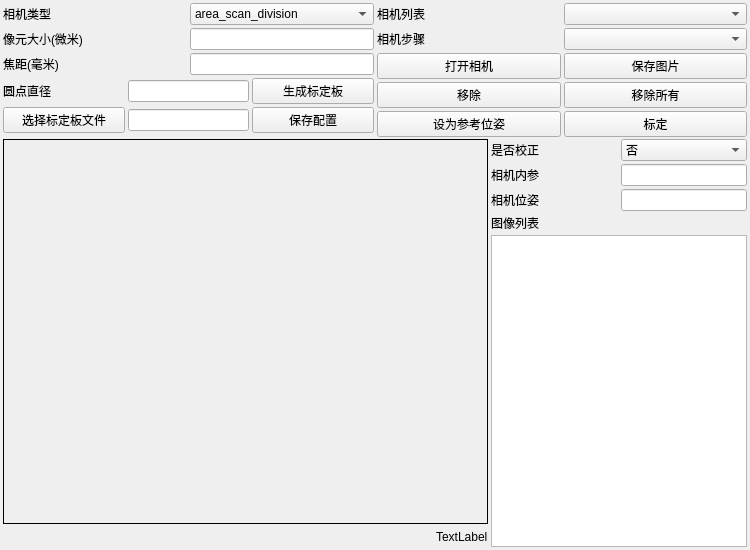
<?xml version="1.0" encoding="UTF-8"?>
<ui version="4.0">
 <class>CameraCalibrate</class>
 <widget class="QWidget" name="CameraCalibrate">
  <property name="geometry">
   <rect>
    <x>0</x>
    <y>0</y>
    <width>750</width>
    <height>550</height>
   </rect>
  </property>
  <property name="mouseTracking">
   <bool>true</bool>
  </property>
  <property name="windowTitle">
   <string>Form</string>
  </property>
  <property name="styleSheet">
   <string notr="true"/>
  </property>
  <layout class="QVBoxLayout" name="verticalLayout_5">
   <property name="spacing">
    <number>2</number>
   </property>
   <property name="leftMargin">
    <number>3</number>
   </property>
   <property name="topMargin">
    <number>3</number>
   </property>
   <property name="rightMargin">
    <number>3</number>
   </property>
   <property name="bottomMargin">
    <number>3</number>
   </property>
   <item>
    <layout class="QHBoxLayout" name="horizontalLayout_10">
     <property name="spacing">
      <number>3</number>
     </property>
     <item>
      <layout class="QVBoxLayout" name="verticalLayout">
       <property name="spacing">
        <number>3</number>
       </property>
       <item>
        <layout class="QHBoxLayout" name="horizontalLayout_3">
         <item>
          <widget class="QLabel" name="label">
           <property name="text">
            <string>相机类型</string>
           </property>
          </widget>
         </item>
         <item>
          <widget class="QComboBox" name="cbbox_CamType">
           <item>
            <property name="text">
             <string>area_scan_division</string>
            </property>
           </item>
           <item>
            <property name="text">
             <string>line_scan</string>
            </property>
           </item>
          </widget>
         </item>
        </layout>
       </item>
       <item>
        <layout class="QHBoxLayout" name="horizontalLayout_4">
         <item>
          <widget class="QLabel" name="label_2">
           <property name="text">
            <string>像元大小(微米)</string>
           </property>
          </widget>
         </item>
         <item>
          <widget class="QLineEdit" name="ledt_CellSize">
           <property name="sizePolicy">
            <sizepolicy hsizetype="Preferred" vsizetype="Fixed">
             <horstretch>0</horstretch>
             <verstretch>0</verstretch>
            </sizepolicy>
           </property>
          </widget>
         </item>
        </layout>
       </item>
       <item>
        <layout class="QHBoxLayout" name="horizontalLayout_2">
         <item>
          <widget class="QLabel" name="label_3">
           <property name="text">
            <string>焦距(毫米)</string>
           </property>
          </widget>
         </item>
         <item>
          <widget class="QLineEdit" name="ledt_FocalLength">
           <property name="sizePolicy">
            <sizepolicy hsizetype="Preferred" vsizetype="Fixed">
             <horstretch>0</horstretch>
             <verstretch>0</verstretch>
            </sizepolicy>
           </property>
          </widget>
         </item>
        </layout>
       </item>
       <item>
        <layout class="QHBoxLayout" name="horizontalLayout_11">
         <item>
          <widget class="QLabel" name="label_6">
           <property name="text">
            <string>圆点直径</string>
           </property>
          </widget>
         </item>
         <item>
          <widget class="QLineEdit" name="ledt_CircleDiameter">
           <property name="sizePolicy">
            <sizepolicy hsizetype="Preferred" vsizetype="Fixed">
             <horstretch>0</horstretch>
             <verstretch>0</verstretch>
            </sizepolicy>
           </property>
           <property name="readOnly">
            <bool>false</bool>
           </property>
          </widget>
         </item>
         <item>
          <widget class="QPushButton" name="pbtn_GenCalTab">
           <property name="text">
            <string>生成标定板</string>
           </property>
          </widget>
         </item>
        </layout>
       </item>
       <item>
        <layout class="QHBoxLayout" name="horizontalLayout">
         <property name="spacing">
          <number>3</number>
         </property>
         <item>
          <widget class="QPushButton" name="pbtn_CalTabSelect">
           <property name="text">
            <string>选择标定板文件</string>
           </property>
          </widget>
         </item>
         <item>
          <widget class="QLineEdit" name="ledt_CalTabPath">
           <property name="sizePolicy">
            <sizepolicy hsizetype="Preferred" vsizetype="Fixed">
             <horstretch>0</horstretch>
             <verstretch>0</verstretch>
            </sizepolicy>
           </property>
           <property name="readOnly">
            <bool>true</bool>
           </property>
          </widget>
         </item>
         <item>
          <widget class="QPushButton" name="pbtn_SaveConfig">
           <property name="text">
            <string>保存配置</string>
           </property>
          </widget>
         </item>
        </layout>
       </item>
      </layout>
     </item>
     <item>
      <layout class="QVBoxLayout" name="verticalLayout_3">
       <property name="spacing">
        <number>3</number>
       </property>
       <item>
        <layout class="QHBoxLayout" name="horizontalLayout_5">
         <item>
          <widget class="QLabel" name="label_16">
           <property name="sizePolicy">
            <sizepolicy hsizetype="Minimum" vsizetype="Fixed">
             <horstretch>0</horstretch>
             <verstretch>0</verstretch>
            </sizepolicy>
           </property>
           <property name="text">
            <string>相机列表</string>
           </property>
          </widget>
         </item>
         <item>
          <widget class="QComboBox" name="cbboxCamList">
           <property name="sizePolicy">
            <sizepolicy hsizetype="Minimum" vsizetype="Fixed">
             <horstretch>0</horstretch>
             <verstretch>0</verstretch>
            </sizepolicy>
           </property>
          </widget>
         </item>
        </layout>
       </item>
       <item>
        <layout class="QHBoxLayout" name="horizontalLayout_17">
         <item>
          <widget class="QLabel" name="label_17">
           <property name="sizePolicy">
            <sizepolicy hsizetype="Minimum" vsizetype="Fixed">
             <horstretch>0</horstretch>
             <verstretch>0</verstretch>
            </sizepolicy>
           </property>
           <property name="text">
            <string>相机步骤</string>
           </property>
          </widget>
         </item>
         <item>
          <widget class="QComboBox" name="cbboxCamStep">
           <property name="sizePolicy">
            <sizepolicy hsizetype="Minimum" vsizetype="Fixed">
             <horstretch>0</horstretch>
             <verstretch>0</verstretch>
            </sizepolicy>
           </property>
          </widget>
         </item>
        </layout>
       </item>
       <item>
        <layout class="QHBoxLayout" name="horizontalLayout_6">
         <item>
          <widget class="QPushButton" name="pbtnCamOpen">
           <property name="maximumSize">
            <size>
             <width>16777215</width>
             <height>16777215</height>
            </size>
           </property>
           <property name="text">
            <string>打开相机</string>
           </property>
          </widget>
         </item>
         <item>
          <widget class="QPushButton" name="pbtn_SavePhoto">
           <property name="maximumSize">
            <size>
             <width>16777215</width>
             <height>16777215</height>
            </size>
           </property>
           <property name="text">
            <string>保存图片</string>
           </property>
          </widget>
         </item>
        </layout>
       </item>
       <item>
        <layout class="QHBoxLayout" name="horizontalLayout_9">
         <item>
          <widget class="QPushButton" name="pbtn_RemoveImageOne">
           <property name="text">
            <string>移除</string>
           </property>
          </widget>
         </item>
         <item>
          <widget class="QPushButton" name="pbtn_RemoveImageAll">
           <property name="text">
            <string>移除所有</string>
           </property>
          </widget>
         </item>
        </layout>
       </item>
       <item>
        <layout class="QHBoxLayout" name="horizontalLayout_8">
         <item>
          <widget class="QPushButton" name="pbtn_SetReferencePose">
           <property name="sizePolicy">
            <sizepolicy hsizetype="Minimum" vsizetype="Fixed">
             <horstretch>0</horstretch>
             <verstretch>0</verstretch>
            </sizepolicy>
           </property>
           <property name="text">
            <string>设为参考位姿</string>
           </property>
          </widget>
         </item>
         <item>
          <widget class="QPushButton" name="pbtn_Cal">
           <property name="sizePolicy">
            <sizepolicy hsizetype="Minimum" vsizetype="Fixed">
             <horstretch>0</horstretch>
             <verstretch>0</verstretch>
            </sizepolicy>
           </property>
           <property name="text">
            <string>标定</string>
           </property>
          </widget>
         </item>
        </layout>
       </item>
      </layout>
     </item>
    </layout>
   </item>
   <item>
    <layout class="QHBoxLayout" name="horizontalLayout_7">
     <property name="spacing">
      <number>3</number>
     </property>
     <item>
      <layout class="QVBoxLayout" name="verticalLayout_6">
       <property name="leftMargin">
        <number>0</number>
       </property>
       <item>
        <widget class="QLabel" name="lbl_Image">
         <property name="sizePolicy">
          <sizepolicy hsizetype="Expanding" vsizetype="Expanding">
           <horstretch>0</horstretch>
           <verstretch>0</verstretch>
          </sizepolicy>
         </property>
         <property name="mouseTracking">
          <bool>true</bool>
         </property>
         <property name="frameShape">
          <enum>QFrame::Box</enum>
         </property>
         <property name="text">
          <string/>
         </property>
        </widget>
       </item>
       <item>
        <layout class="QHBoxLayout" name="horizontalLayout_13">
         <item>
          <spacer name="horizontalSpacer">
           <property name="orientation">
            <enum>Qt::Horizontal</enum>
           </property>
           <property name="sizeHint" stdset="0">
            <size>
             <width>40</width>
             <height>20</height>
            </size>
           </property>
          </spacer>
         </item>
         <item>
          <widget class="QLabel" name="lbl_PosInfo">
           <property name="sizePolicy">
            <sizepolicy hsizetype="Preferred" vsizetype="Fixed">
             <horstretch>0</horstretch>
             <verstretch>0</verstretch>
            </sizepolicy>
           </property>
           <property name="text">
            <string>TextLabel</string>
           </property>
          </widget>
         </item>
        </layout>
       </item>
      </layout>
     </item>
     <item>
      <layout class="QVBoxLayout" name="verticalLayout_4">
       <item>
        <layout class="QVBoxLayout" name="verticalLayout_2">
         <property name="spacing">
          <number>3</number>
         </property>
         <item>
          <layout class="QHBoxLayout" name="horizontalLayout_12">
           <property name="topMargin">
            <number>0</number>
           </property>
           <property name="rightMargin">
            <number>0</number>
           </property>
          </layout>
         </item>
         <item>
          <layout class="QHBoxLayout" name="horizontalLayout_14">
           <item>
            <widget class="QLabel" name="label_5">
             <property name="text">
              <string>是否校正</string>
             </property>
            </widget>
           </item>
           <item>
            <widget class="QComboBox" name="cbbox_IsCal">
             <property name="sizePolicy">
              <sizepolicy hsizetype="Preferred" vsizetype="Fixed">
               <horstretch>0</horstretch>
               <verstretch>0</verstretch>
              </sizepolicy>
             </property>
             <item>
              <property name="text">
               <string>否</string>
              </property>
             </item>
             <item>
              <property name="text">
               <string>是</string>
              </property>
             </item>
            </widget>
           </item>
          </layout>
         </item>
         <item>
          <layout class="QHBoxLayout" name="horizontalLayout_15">
           <item>
            <widget class="QLabel" name="label_7">
             <property name="text">
              <string>相机内参</string>
             </property>
            </widget>
           </item>
           <item>
            <widget class="QLineEdit" name="ledt_CamPar">
             <property name="sizePolicy">
              <sizepolicy hsizetype="Preferred" vsizetype="Fixed">
               <horstretch>0</horstretch>
               <verstretch>0</verstretch>
              </sizepolicy>
             </property>
            </widget>
           </item>
          </layout>
         </item>
         <item>
          <layout class="QHBoxLayout" name="horizontalLayout_16">
           <item>
            <widget class="QLabel" name="label_8">
             <property name="text">
              <string>相机位姿</string>
             </property>
            </widget>
           </item>
           <item>
            <widget class="QLineEdit" name="ledt_CamPose">
             <property name="sizePolicy">
              <sizepolicy hsizetype="Preferred" vsizetype="Fixed">
               <horstretch>0</horstretch>
               <verstretch>0</verstretch>
              </sizepolicy>
             </property>
            </widget>
           </item>
          </layout>
         </item>
         <item>
          <widget class="QLabel" name="label_4">
           <property name="sizePolicy">
            <sizepolicy hsizetype="Minimum" vsizetype="Preferred">
             <horstretch>0</horstretch>
             <verstretch>0</verstretch>
            </sizepolicy>
           </property>
           <property name="text">
            <string>图像列表</string>
           </property>
          </widget>
         </item>
         <item>
          <widget class="QTableWidget" name="tblwgt_ImageList">
           <property name="sizePolicy">
            <sizepolicy hsizetype="Minimum" vsizetype="Expanding">
             <horstretch>0</horstretch>
             <verstretch>0</verstretch>
            </sizepolicy>
           </property>
           <property name="editTriggers">
            <set>QAbstractItemView::NoEditTriggers</set>
           </property>
          </widget>
         </item>
        </layout>
       </item>
      </layout>
     </item>
    </layout>
   </item>
  </layout>
 </widget>
 <resources/>
 <connections/>
</ui>
